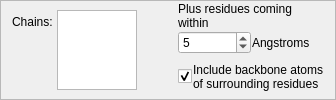
                  <widget class="QFrame" name="_sim_basic_mobile_by_chain_frame">
                   <property name="sizePolicy">
                    <sizepolicy hsizetype="Preferred" vsizetype="Fixed">
                     <horstretch>0</horstretch>
                     <verstretch>0</verstretch>
                    </sizepolicy>
                   </property>
                   <property name="maximumSize">
                    <size>
                     <width>16777215</width>
                     <height>16777215</height>
                    </size>
                   </property>
                   <property name="frameShape">
                    <enum>QFrame::StyledPanel</enum>
                   </property>
                   <property name="frameShadow">
                    <enum>QFrame::Raised</enum>
                   </property>
                   <layout class="QHBoxLayout" name="horizontalLayout_14">
                    <property name="spacing">
                     <number>1</number>
                    </property>
                    <property name="topMargin">
                     <number>1</number>
                    </property>
                    <property name="bottomMargin">
                     <number>1</number>
                    </property>
                    <item>
                     <layout class="QFormLayout" name="formLayout_2">
                      <item row="0" column="0">
                       <widget class="QLabel" name="label_8">
                        <property name="text">
                         <string>Chains: </string>
                        </property>
                       </widget>
                      </item>
                      <item row="0" column="1">
                       <widget class="QListWidget" name="_sim_basic_mobile_chains_list_box">
                        <property name="minimumSize">
                         <size>
                          <width>80</width>
                          <height>80</height>
                         </size>
                        </property>
                        <property name="maximumSize">
                         <size>
                          <width>60</width>
                          <height>50</height>
                         </size>
                        </property>
                        <property name="selectionMode">
                         <enum>QAbstractItemView::ExtendedSelection</enum>
                        </property>
                       </widget>
                      </item>
                     </layout>
                    </item>
                    <item>
                     <spacer name="horizontalSpacer_4">
                      <property name="orientation">
                       <enum>Qt::Horizontal</enum>
                      </property>
                      <property name="sizeHint" stdset="0">
                       <size>
                        <width>40</width>
                        <height>20</height>
                       </size>
                      </property>
                     </spacer>
                    </item>
                    <item>
                     <layout class="QVBoxLayout" name="verticalLayout_10">
                      <item>
                       <layout class="QVBoxLayout" name="verticalLayout_9">
                        <item>
                         <widget class="QLabel" name="_sim_basic_mobile_chains_surrounds_label1">
                          <property name="text">
                           <string>Plus residues coming within</string>
                          </property>
                          <property name="wordWrap">
                           <bool>true</bool>
                          </property>
                         </widget>
                        </item>
                        <item>
                         <layout class="QHBoxLayout" name="horizontalLayout_6">
                          <item>
                           <widget class="QSpinBox" name="_sim_basic_mobile_chains_within_spinbox">
                            <property name="value">
                             <number>5</number>
                            </property>
                           </widget>
                          </item>
                          <item>
                           <widget class="QLabel" name="label_9">
                            <property name="text">
                             <string>Angstroms</string>
                            </property>
                           </widget>
                          </item>
                         </layout>
                        </item>
                       </layout>
                      </item>
                      <item>
                       <layout class="QHBoxLayout" name="horizontalLayout_13">
                        <item>
                         <widget class="QCheckBox" name="_sim_basic_mobile_chain_backbone_checkbox">
                          <property name="text">
                           <string/>
                          </property>
                          <property name="checked">
                           <bool>true</bool>
                          </property>
                         </widget>
                        </item>
                        <item>
                         <widget class="QLabel" name="label_11">
                          <property name="text">
                           <string>Include backbone atoms of surrounding residues</string>
                          </property>
                          <property name="wordWrap">
                           <bool>true</bool>
                          </property>
                         </widget>
                        </item>
                       </layout>
                      </item>
                     </layout>
                    </item>
                   </layout>
                  </widget>
